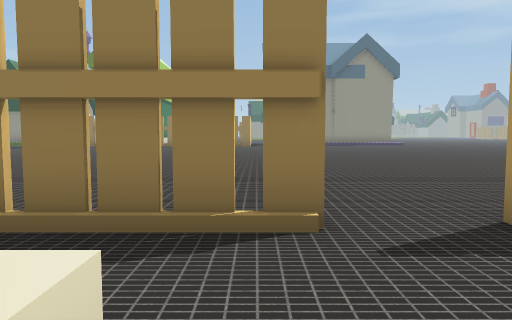
view 1 (above)

24 first-person views from a walk through a Unity game level. The camera is 1.2 m above the floor, tilts 4° down and sees 70° across. The floor is counted in squares, 2 m on a side. Each view is taken from the middle of a square. On the plan, view 1 faces up. The plan holds only what a view shows up to about 10 squares ahead; the rest is blank. The place goes on beyond the plan. Some surface patterns are stand-ins.

view 2
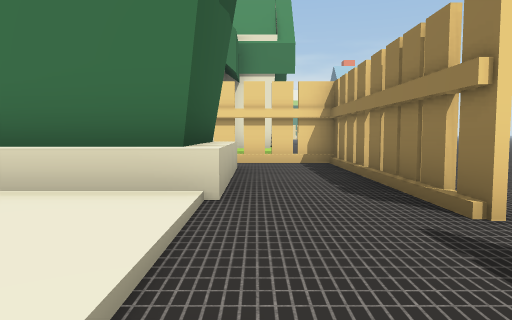

view 3
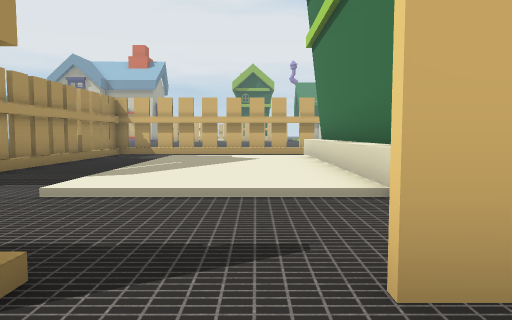

view 4
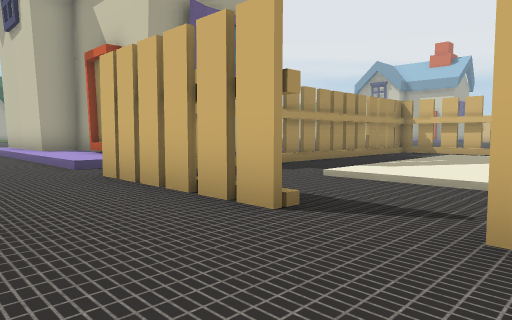

view 5
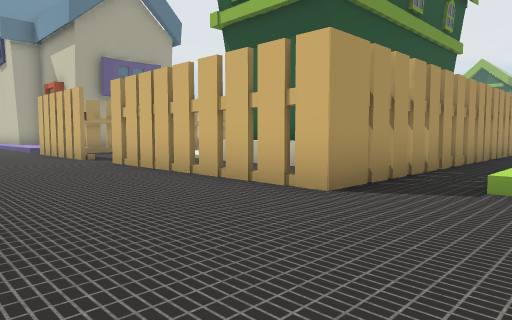

view 6
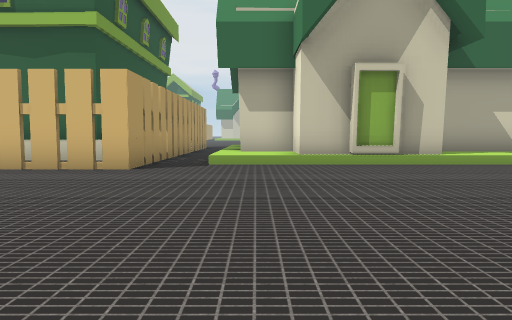

view 7
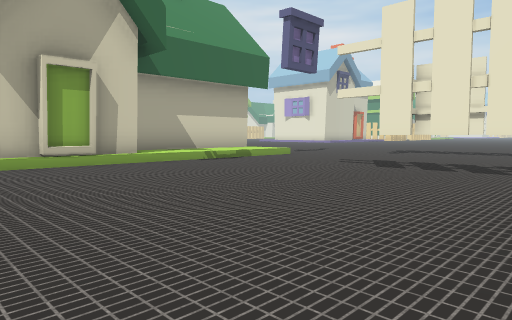

view 8
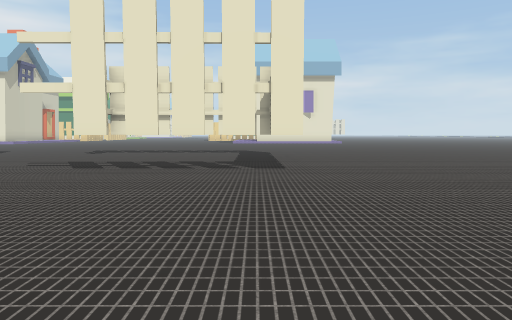

view 9
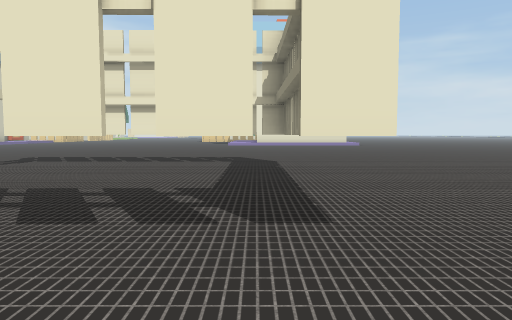

view 10
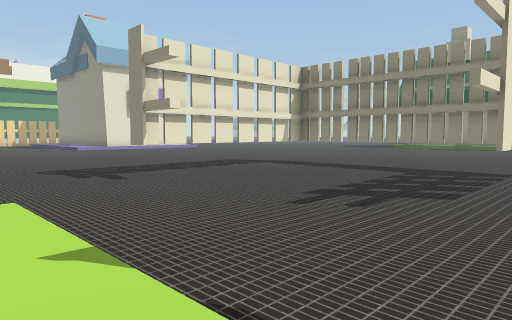

view 11
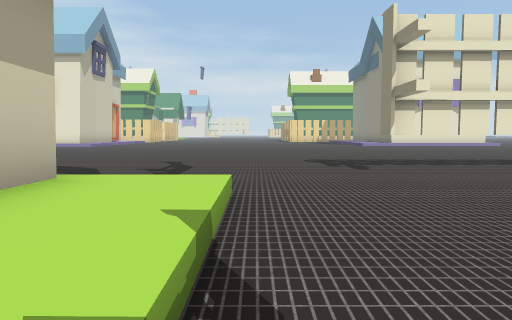

view 12
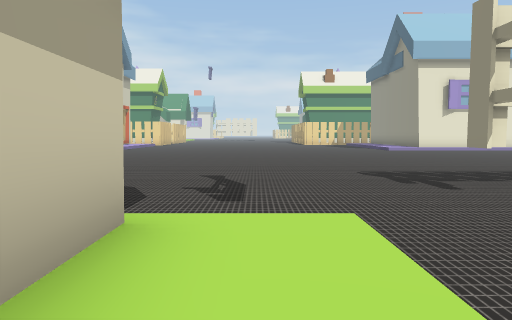

view 13
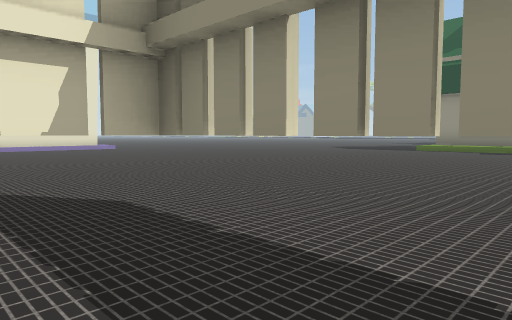

view 14
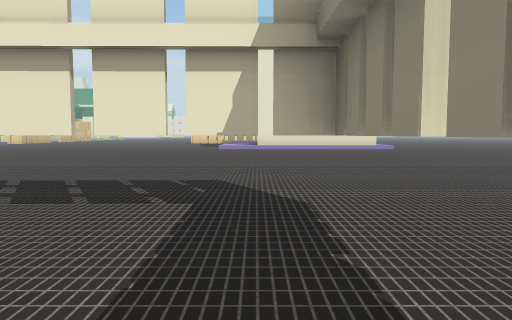

view 15
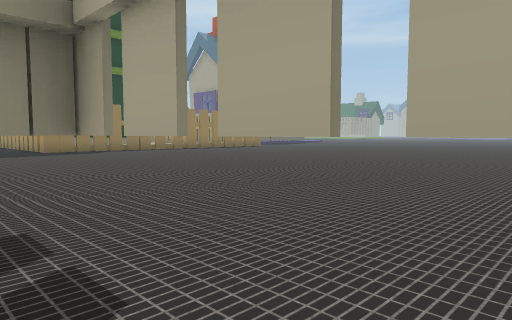

view 16
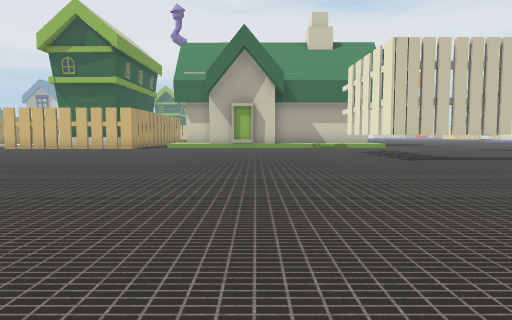

view 17
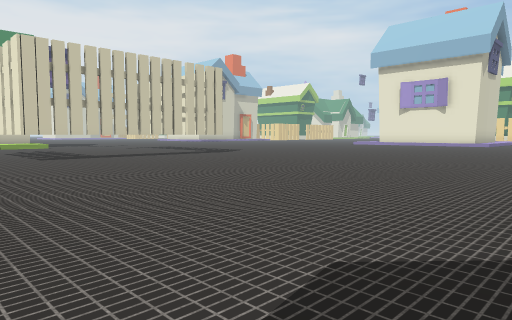

view 18
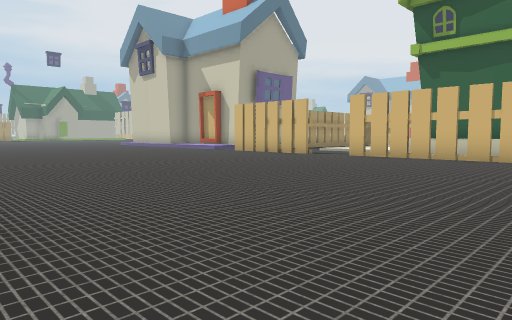

view 19
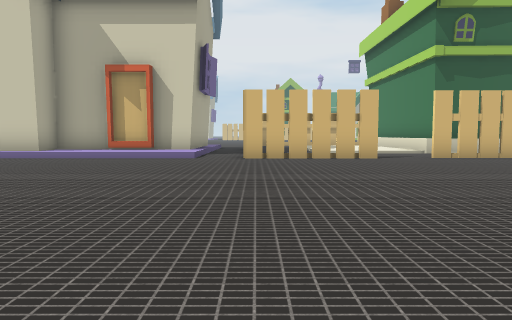

view 20
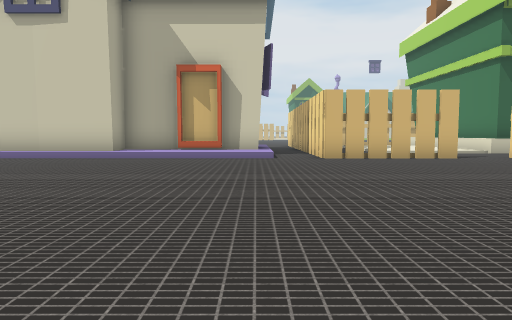

view 21
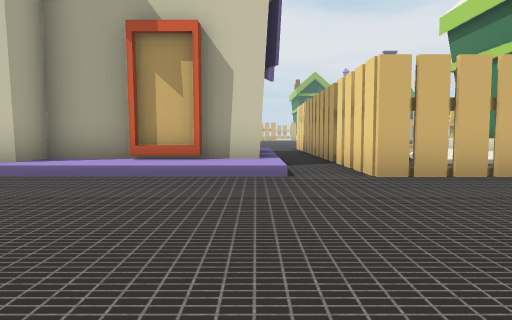

view 22
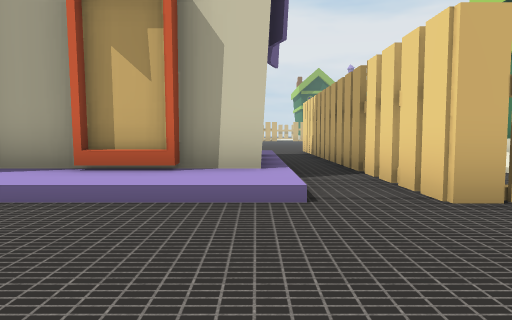

view 23
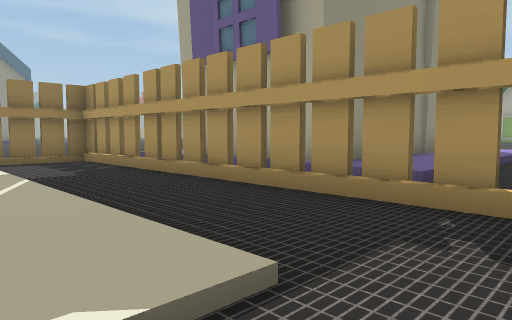

view 24
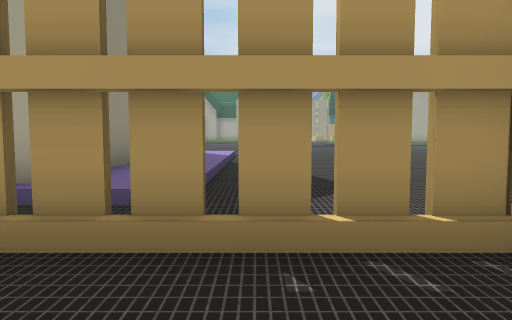

### Floor plan
Key: @ floor where view 1 was taken; # wall or solid block; x gap in a wall; . main floor; + floor 0.5 m higher than the main floor; / step, stairs or slope; T thing the floor can be seen under or through; O other object.
Columns run from 23 left of view 1 to 11 right of it. Each row starts with its distance up from view 1.
 19     ..   ....
 18    ...........
 17  ..............
 16  ...............
 15 ................
 14 .................
 13 ..................
 12 ......................      . .
 11 ................................
 10 .....#xTTT.......................
  9 ....#.....T......................
  8 ....x.....x.......................
  7 ....T.....x........................
  6 ....T..............................
  5 ....T..............................
  4 .....#.............................
  3 ..................OOOOOO.OOOO./////
  2 ..................O.........O.    O
  1 ........++++####+/O.........O.OOOOO
  0 ........#####  ##/O OOO@  /.O.O
 -1 .......          /O O O   /.O.O
 -2 .....            /O O O   /.O.OOOOO
 -3  ..               O O O   /.O.+
 -4                   O O O   /.O.+++++
 -5                   O O O   /.O......
 -6                   O   O  ...O......

Positions as (right, up) in squares from view 1, and headings:
1: (0, 0), facing up
2: (3, 1), facing left
3: (1, 4), facing down
4: (0, 5), facing down-right
5: (-7, 6), facing down-right
6: (-7, 9), facing down
7: (-7, 9), facing down-left
8: (-7, 9), facing left
9: (-11, 9), facing left
10: (-12, 1), facing up-left
11: (-12, 2), facing left
12: (-13, 1), facing left
13: (-16, 8), facing up-left
14: (-16, 9), facing left
15: (-14, 7), facing up-right
16: (-10, 18), facing down
17: (-11, 19), facing down-left
18: (-5, 12), facing down-right
19: (5, 12), facing down
20: (7, 12), facing down
21: (7, 8), facing down
22: (7, 6), facing down
23: (2, -6), facing up-right
24: (3, -5), facing right
